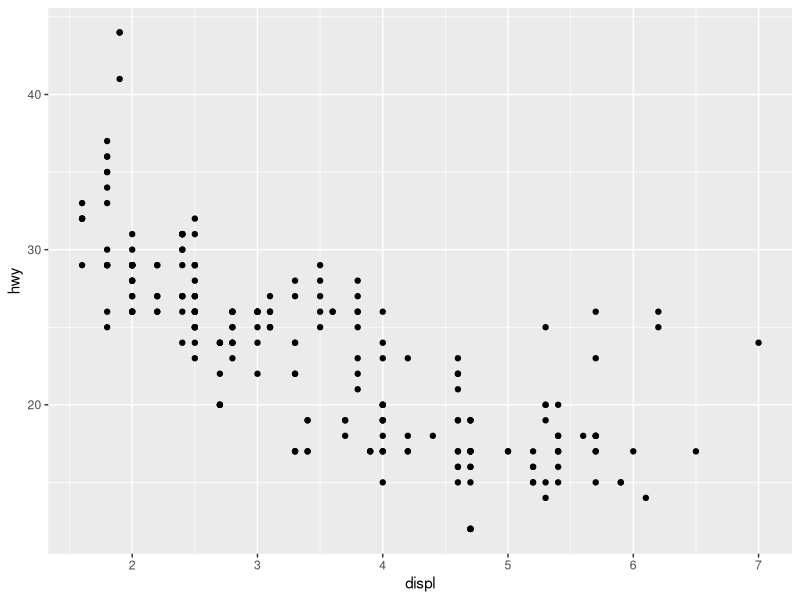
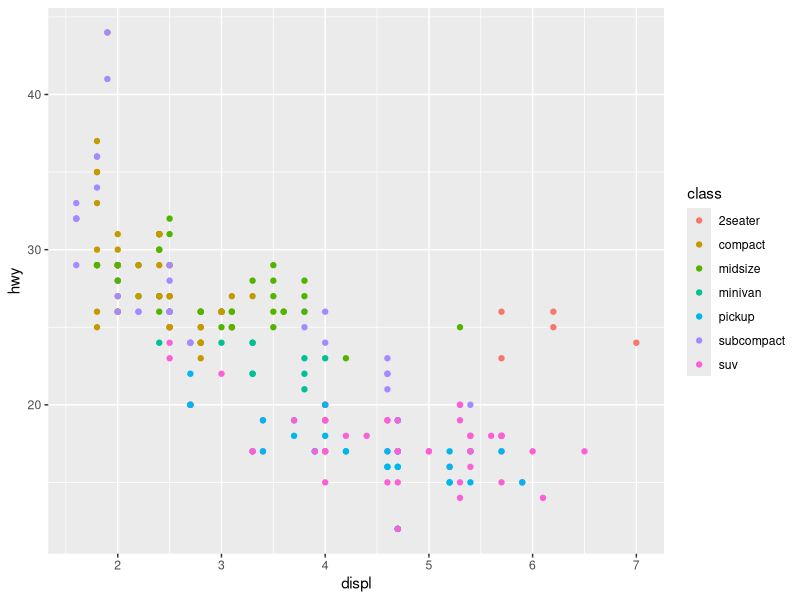
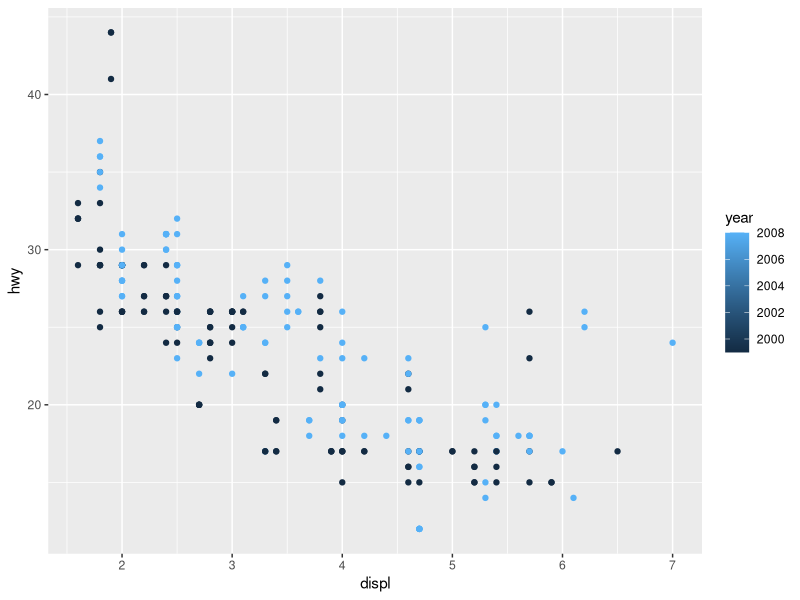
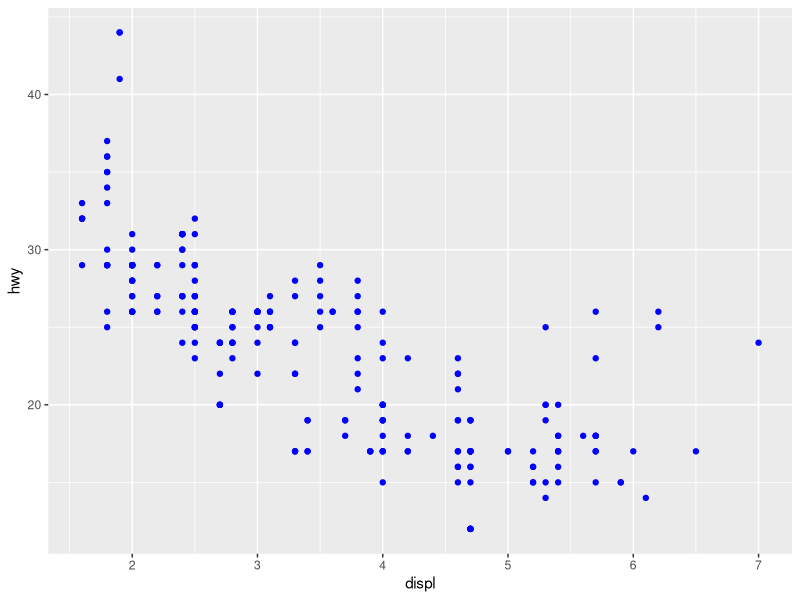
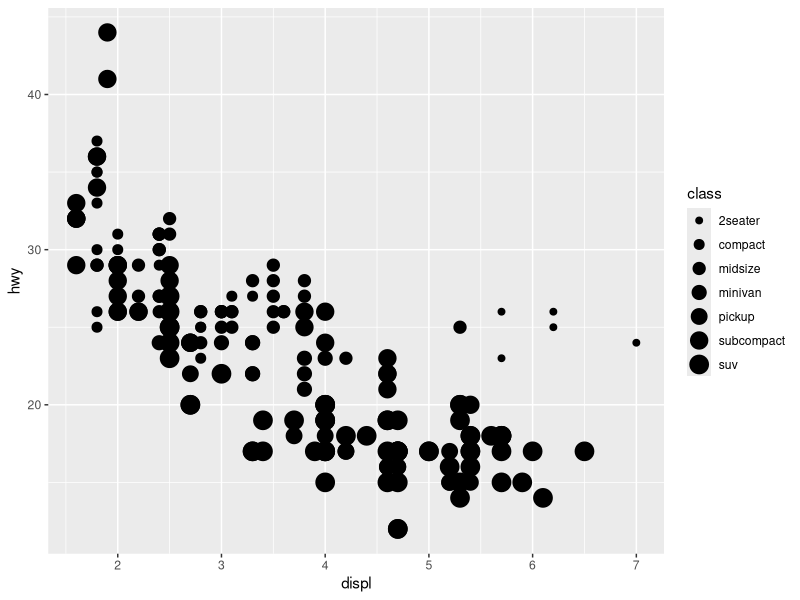
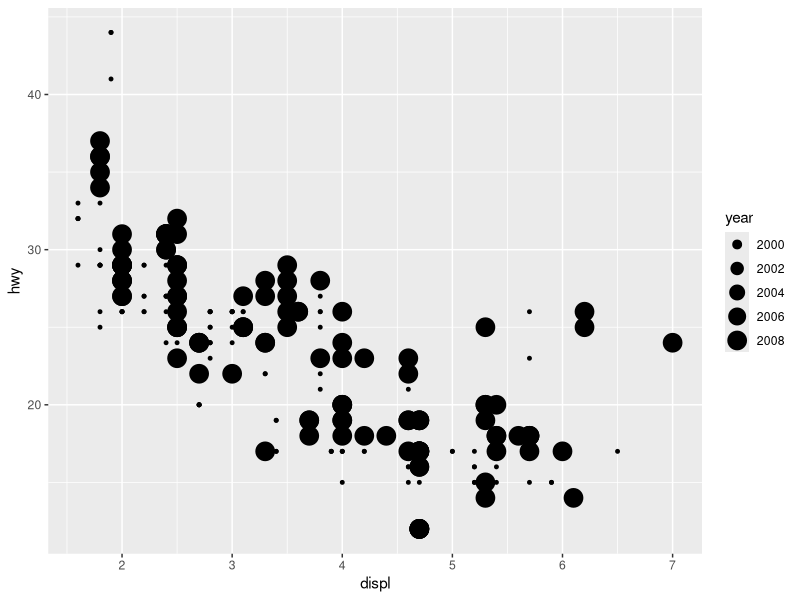
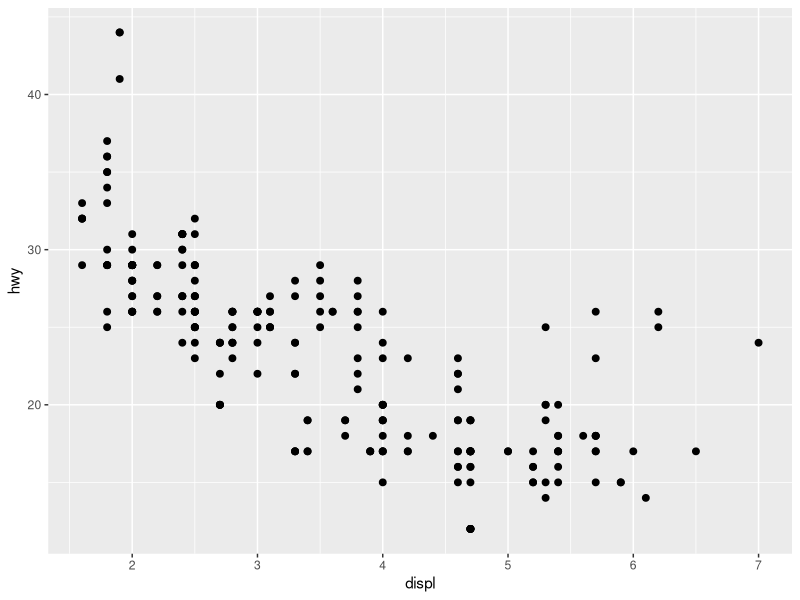
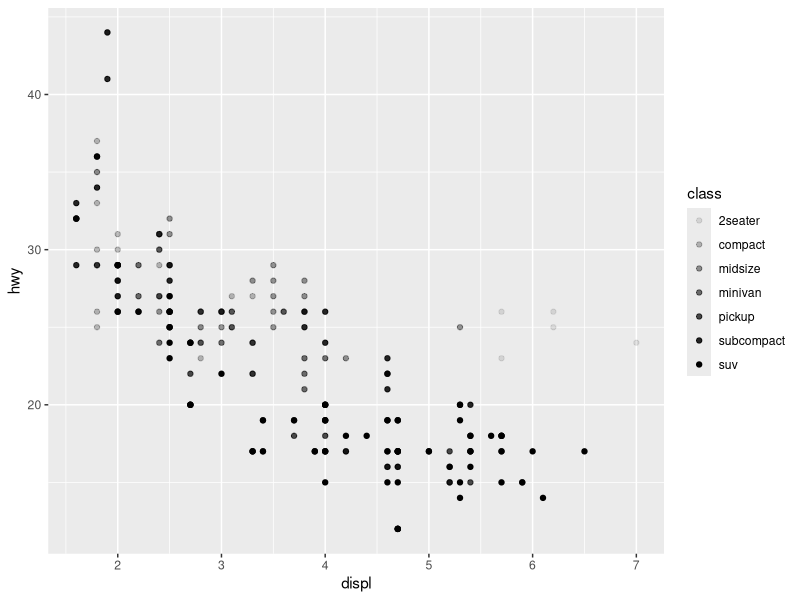

The R script that drew these images, in order:
library(tidyverse)


#dataframe
#displ: Tamanho do motor em litros (cilindrada)
#hwy: Eficiencia do combustivel. < eficiencia > consumo de combustivel.
#class: tipo de carro: compacto; médio ou SUV
mpg

#ATENCAO: o + no ggplot sempre deve ficar ao final de cada linha, e nunca no inicio.

#Galeria do ggplot: http://www.ggplot2-exts.org/gallery/


ggplot(data = mpg)+
  geom_point(mapping = aes(x = displ, y = hwy))

#help do dataframe
?mpg

#adiciona uma 3ª variavel e coloca cor
#pode tambem utilizar o ingles britanico e colocar colour
#os parametros esteticos (aes) ficam dentro da funcao aes()
#interpretacao: as cores mostram que os outliers são carros com 2 lugares - 2seater, normalmente esse tipo de carro é esportivo, por isso que consome bastante combustivel
ggplot(data = mpg)+
  geom_point(mapping = aes(x = displ, y = hwy, color = class))

#utilizando variavel continua para colour
ggplot(data = mpg)+
  geom_point(mapping = aes(x = displ, y = hwy, colour = year))

#para deixar todos os pontos azul, tem que deixar fora da função aes()
ggplot(data = mpg)+
  geom_point(mapping = aes(x = displ, y = hwy), color = "blue")


#mudar o tamanho do ponto de acordo com a classificacao dele
#o ideal é utizar o size com uma variavel classificatoria 
ggplot(data = mpg)+
  geom_point(mapping = aes(x = displ, y = hwy, size = class))

#size com variavel continua
ggplot(data = mpg)+
  geom_point(mapping = aes(x = displ, y = hwy, size = year))

#determinando o tamanho do ponto
ggplot(data = mpg)+
  geom_point(mapping = aes(x = displ, y = hwy), size = 2)


#alpha no aes: controla a transparencia (degrade)
#o ideal é utilizar o alpha com variveis discretas (numéricas e contável, ex, qtde de pessoas)
ggplot(data = mpg)+
  geom_point(mapping = aes(x = displ, y = hwy, alpha = class))

#colocando o alpha fora da aes() e passando parametro, é possivel determinar o "grau" de preenchimento
ggplot(data = mpg)+
  geom_point(mapping = aes(x = displ, y = hwy), alpha = 0.5)


#muda o tipo de forma, porém, o limite é até 6 formas
#variavel continua não pode ser mapeada no shape
ggplot(data = mpg)+
  geom_point(mapping = aes(x = displ, y = hwy, shape = class))

#com o tipo de tração (drv) no shape
ggplot(data = mpg)+
  geom_point(mapping = aes(x = displ, y = hwy, shape = drv))

#alterando o tipo de shape (forma). Pg 12
ggplot(data = mpg)+
  geom_point(mapping = aes(x = displ, y = hwy), shape = 4)

#Facetas (facet): muito utilizado com variavel categorica
#o facet é uma camada do ggplot e vc sempre como o ~ antes da variável categórica

ggplot(data = mpg)+
  geom_point(mapping = aes(x = displ, y = hwy))+
  facet_wrap(~ drv)

#determinando a qtde de linhas no facet (faceta)
ggplot(data = mpg)+
  geom_point(mapping = aes(x = displ, y = hwy))+
  facet_wrap(~ manufacturer, nrow = 2)

#Pg 15: interpetração: 
ggplot(data = mpg)+
  geom_point(mapping = aes(x = displ, y = hwy))+
  facet_wrap(drv ~ cyl)

#Pg 15: interpetração:
ggplot(data = mpg)+
  geom_point(mapping = aes(x = displ, y = cyl))

#Pg 15: interpetração:
ggplot(data = mpg)+
  geom_point(mapping = aes(x = displ, y = hwy))+
  facet_wrap(drv ~ .)

#Pg 15: interpetração:
ggplot(data = mpg)+
  geom_point(mapping = aes(x = displ, y = hwy))+
  facet_wrap(. ~ drv)


# You can facet by multiple variables
#Outro jeito de fazer 
ggplot(mpg, aes(displ, hwy)) +
  geom_point() +
  facet_wrap(vars(cyl, drv))

#Facet: coloa o label de cada variavel
ggplot(mpg, aes(displ, hwy)) +
  geom_point() +
  facet_wrap(c("cyl", "drv"), labeller = "label_both")

#Facet grid (facet_grid) utilizado qdo tem 2 variáveis discretas
ggplot(mpg, aes(x = displ, y = cty)) + 
  geom_point()+
  facet_grid(. ~ cyl)

ggplot(mpg, aes(x = displ, y = cty)) + 
  geom_point()+
  facet_grid(cyl ~ .)



